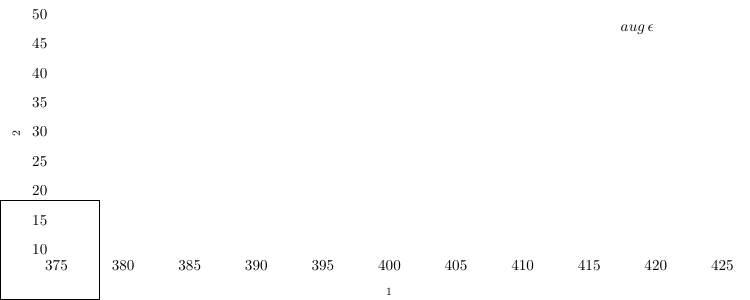

Write the gnuplot code that produced this figure.
#!/usr/bin/env gnuplot

set terminal epslatex size 7.5,3 standalone
set output 'pareto.tex'

set style fill solid 0.8
set ytics nomirror
set xtics nomirror

set grid lc rgb "#B5B5B5"

set xlabel 'Z_1'
set ylabel 'Z_2'

set offset 1,2,2,1

# set xrange [*:*] noextend; set yrange [*:*] noextend

# set label 1 "$M_1 = 81.81" left at graph 0.855,0.68 front
# set label 2 "$M_2 = 2.07$" left at graph 0.855,0.56 front
# set label 3 "$M_3 = 0.87$" left at graph 0.855,0.44 front

set style line 1 lt rgb "#000000" lw 12 pt 7 pointsize 3
set style line 2 lt rgb "#676767" lw 6 pt 7 pointsize 2

plot "../exact.dat" using 1:2 title '$aug\,\epsilon$-CM' with linespoints ls 1,\
     "../npe.dat"   using 1:2 title 'NPE-NSAIS'          with linespoints ls 2

unset output

set output # finish the current output file
system('pdflatex --interaction=batchmode pareto.tex')
unset terminal

system
